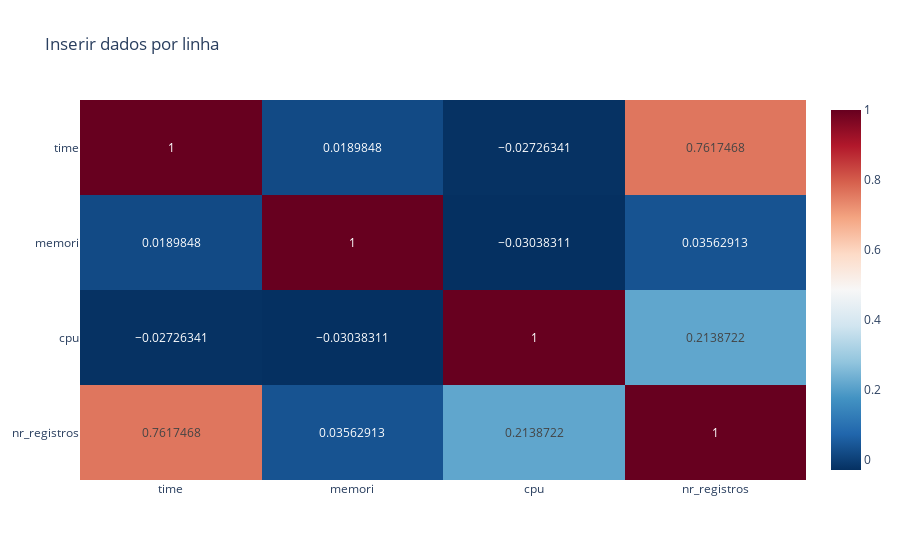

The code cell stored with this chart in its notebook:
### Code cell
fig = px.imshow(df_insert_per_row_corr, text_auto=True, aspect='auto', color_continuous_scale='RdBu_r',title='Inserir dados por linha')
fig.show()

### Figure 1 — Plotly figure (JSON) as saved in the notebook; plotly's stock layout.template omitted (floating-point values rounded to 4 significant figures)
{"data": [{"coloraxis": "coloraxis", "hovertemplate": "x: %{x}<br>y: %{y}<br>color: %{z}<extra></extra>", "name": "0", "texttemplate": "%{z}", "type": "heatmap", "x": ["time", "memori", "cpu", "nr_registros"], "xaxis": "x", "y": ["time", "memori", "cpu", "nr_registros"], "yaxis": "y", "z": [[1.0, 0.01898, -0.02726, 0.7617], [0.01898, 1.0, -0.03038, 0.03563], [-0.02726, -0.03038, 1.0, 0.2139], [0.7617, 0.03563, 0.2139, 1.0]]}], "layout": {"coloraxis": {"colorscale": [[0, "rgb(5,48,97)"], [0.1, "rgb(33,102,172)"], [0.2, "rgb(67,147,195)"], [0.3, "rgb(146,197,222)"], [0.4, "rgb(209,229,240)"], [0.5, "rgb(247,247,247)"], [0.6, "rgb(253,219,199)"], [0.7, "rgb(244,165,130)"], [0.8, "rgb(214,96,77)"], [0.9, "rgb(178,24,43)"], [1, "rgb(103,0,31)"]]}, "title": {"text": "Inserir dados por linha"}, "xaxis": {"anchor": "y", "domain": [0, 1]}, "yaxis": {"anchor": "x", "autorange": "reversed", "domain": [0, 1]}}}
